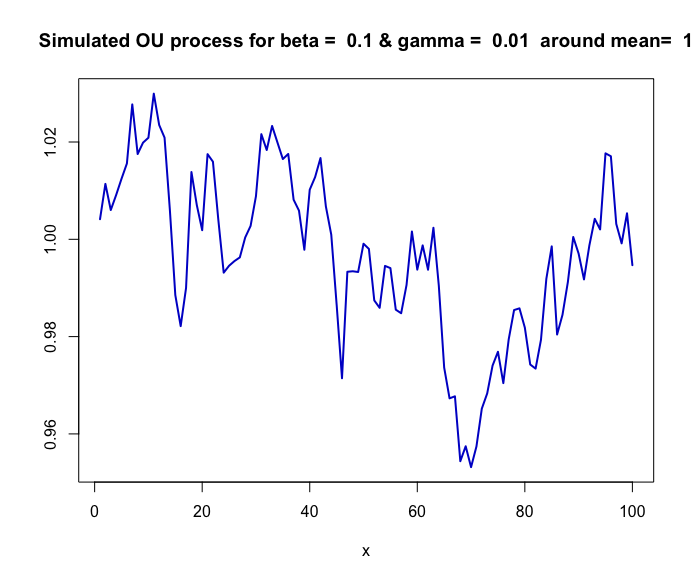

Write the R code that produced this figure.
# clear all variables anc close windows
rm(list=ls(all=TRUE))
graphics.off()

set.seed(1) # set pseudo random numbers

n       = 100   # number of observations
beta    = 0.1   # beta parameter
gamma   = 0.01  # gamma parameter
m       = 1     # mean

# simulates a mean reverting square root process around m
i     = 0
delta = 0.1
x     = m     # start value

while (i<(n*10)){
    i   = i+1
	d   = beta*(m - x[length(x)])*delta + gamma*sqrt(delta)*rnorm(1,0,1)
	x   = rbind(x, x[length(x)]+d)
}

x     = x[2:length(x)]
ind   = 10*(1:n)
x     = x[ind]

#plot
plot(x,type="l",col="blue3", lwd=2,xlab="x",ylab="")
title(paste("Simulated OU process for beta = ", beta,"& gamma = ", gamma," around mean= ", m))
